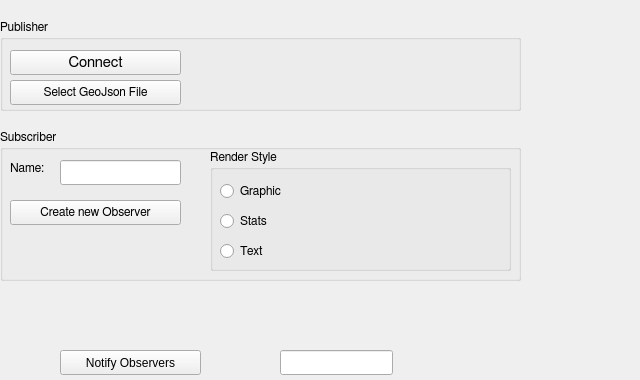
<?xml version="1.0" encoding="UTF-8"?>
<ui version="4.0">
 <class>MainWindow</class>
 <widget class="QMainWindow" name="MainWindow">
  <property name="geometry">
   <rect>
    <x>0</x>
    <y>0</y>
    <width>640</width>
    <height>380</height>
   </rect>
  </property>
  <property name="sizePolicy">
   <sizepolicy hsizetype="Fixed" vsizetype="Fixed">
    <horstretch>0</horstretch>
    <verstretch>0</verstretch>
   </sizepolicy>
  </property>
  <property name="maximumSize">
   <size>
    <width>640</width>
    <height>380</height>
   </size>
  </property>
  <property name="windowTitle">
   <string>Observer Pattern Demo</string>
  </property>
  <property name="styleSheet">
   <string notr="true"/>
  </property>
  <widget class="QWidget" name="centralwidget">
   <widget class="QLineEdit" name="lineEdit">
    <property name="geometry">
     <rect>
      <x>280</x>
      <y>350</y>
      <width>113</width>
      <height>25</height>
     </rect>
    </property>
   </widget>
   <widget class="QPushButton" name="pushButton_3">
    <property name="geometry">
     <rect>
      <x>60</x>
      <y>350</y>
      <width>141</width>
      <height>25</height>
     </rect>
    </property>
    <property name="text">
     <string>Notify Observers</string>
    </property>
   </widget>
   <widget class="QGroupBox" name="groupBox">
    <property name="geometry">
     <rect>
      <x>0</x>
      <y>20</y>
      <width>521</width>
      <height>91</height>
     </rect>
    </property>
    <property name="font">
     <font>
      <family>FreeSans</family>
     </font>
    </property>
    <property name="title">
     <string>Publisher</string>
    </property>
    <widget class="QPushButton" name="pushButton_4">
     <property name="geometry">
      <rect>
       <x>10</x>
       <y>30</y>
       <width>171</width>
       <height>25</height>
      </rect>
     </property>
     <property name="font">
      <font>
       <family>FreeSans</family>
       <pointsize>11</pointsize>
       <weight>50</weight>
       <bold>false</bold>
      </font>
     </property>
     <property name="toolTip">
      <string>Connect to MQTT server</string>
     </property>
     <property name="text">
      <string>Connect</string>
     </property>
    </widget>
    <widget class="QPushButton" name="pushButton_2">
     <property name="geometry">
      <rect>
       <x>10</x>
       <y>60</y>
       <width>171</width>
       <height>25</height>
      </rect>
     </property>
     <property name="font">
      <font>
       <family>FreeSans</family>
      </font>
     </property>
     <property name="text">
      <string>Select GeoJson File</string>
     </property>
    </widget>
   </widget>
   <widget class="QGroupBox" name="groupBox_2">
    <property name="geometry">
     <rect>
      <x>0</x>
      <y>130</y>
      <width>521</width>
      <height>151</height>
     </rect>
    </property>
    <property name="font">
     <font>
      <family>FreeSans</family>
     </font>
    </property>
    <property name="title">
     <string>Subscriber</string>
    </property>
    <widget class="QPushButton" name="pushButton">
     <property name="geometry">
      <rect>
       <x>10</x>
       <y>70</y>
       <width>171</width>
       <height>25</height>
      </rect>
     </property>
     <property name="font">
      <font>
       <family>FreeSans</family>
      </font>
     </property>
     <property name="text">
      <string>Create new Observer</string>
     </property>
    </widget>
    <widget class="QLabel" name="label">
     <property name="geometry">
      <rect>
       <x>10</x>
       <y>30</y>
       <width>41</width>
       <height>17</height>
      </rect>
     </property>
     <property name="font">
      <font>
       <family>FreeSans</family>
      </font>
     </property>
     <property name="text">
      <string>Name:</string>
     </property>
    </widget>
    <widget class="QLineEdit" name="lineEdit_2">
     <property name="geometry">
      <rect>
       <x>60</x>
       <y>30</y>
       <width>121</width>
       <height>25</height>
      </rect>
     </property>
    </widget>
    <widget class="QGroupBox" name="groupBox_3">
     <property name="geometry">
      <rect>
       <x>210</x>
       <y>20</y>
       <width>301</width>
       <height>121</height>
      </rect>
     </property>
     <property name="title">
      <string>Render Style</string>
     </property>
     <widget class="QRadioButton" name="radioButton_3">
      <property name="geometry">
       <rect>
        <x>10</x>
        <y>90</y>
        <width>112</width>
        <height>23</height>
       </rect>
      </property>
      <property name="font">
       <font>
        <family>FreeSans</family>
       </font>
      </property>
      <property name="text">
       <string>Text</string>
      </property>
     </widget>
     <widget class="QRadioButton" name="radioButton">
      <property name="geometry">
       <rect>
        <x>10</x>
        <y>30</y>
        <width>112</width>
        <height>23</height>
       </rect>
      </property>
      <property name="font">
       <font>
        <family>FreeSans</family>
       </font>
      </property>
      <property name="text">
       <string>Graphic</string>
      </property>
     </widget>
     <widget class="QRadioButton" name="radioButton_2">
      <property name="geometry">
       <rect>
        <x>10</x>
        <y>60</y>
        <width>112</width>
        <height>23</height>
       </rect>
      </property>
      <property name="font">
       <font>
        <family>FreeSans</family>
       </font>
      </property>
      <property name="text">
       <string>Stats</string>
      </property>
     </widget>
    </widget>
   </widget>
  </widget>
 </widget>
 <resources/>
 <connections/>
</ui>
